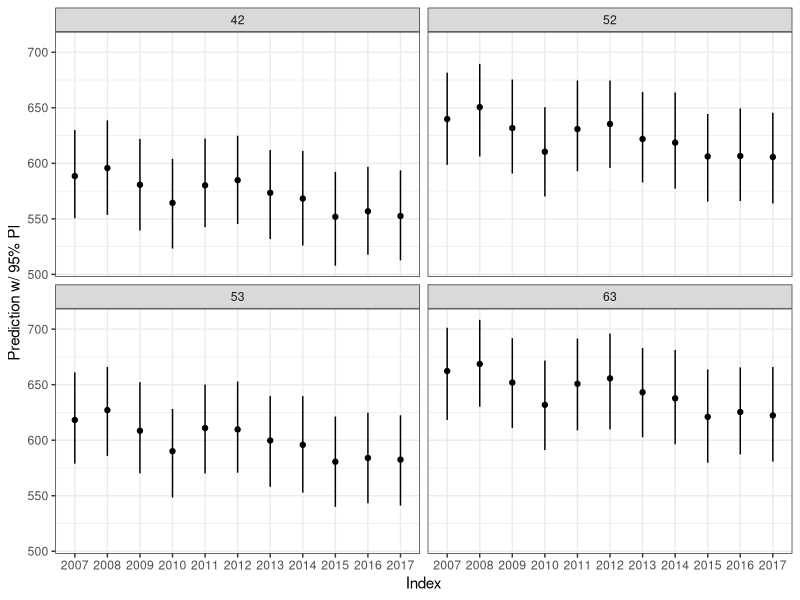

Write R code to recreate this figure.
# HISTORICAL SOCKEYE ANALYSIS - GILBERT & CLEMENS, BILTON, & MODERN NISGA'A DATA
# Created by J Weil DEC 6, 2019
# Adapted from previous script by C Freshwater JAN 21, 2018
# Last revised: ONGOING
# Uses cleaned data generated by NASS_Jan2018_CFedits.R
# to model variability in Sockeye size-at-age from 1914 to 2019
# -------------------------------------------------

library(tidyverse); library(dplyr); library(ggplot2)

# rm(list = ls()) # clear objects 
# setwd("/Users/JacobWeil/Desktop/Sockeye_2019/data/")

gc <- read.csv(here::here("data", "nass_data_GC_trimmed.csv"), stringsAsFactors=F)
#bilt <- read.csv(("nass_data_BILTON.csv"), stringsAsFactors=F)
#monk <- read.csv(("nass_data_MONKLEY.csv"), stringsAsFactors=F)
mod <- read.csv(here::here("data", "nass_data_MOD_trimmed.csv"), stringsAsFactors=F)


## ---------------------- Prepping datasets for models ------------------------


## Make a single, trimmed dataset to compare only the variables we are plotting (FL, DOY, SEX, AGE, YEAR)
gc_trim <- data.frame(gc$FL_mm,gc$DAYOFYR,gc$SEX,gc$AGE,gc$YEAR,
                      dataset = "GC")
colnames(gc_trim) <- c("FL","DOY","SEX","AGE","YEAR", "PER")
#bilt_trim <- data.frame(bilt$FL_mm,bilt$DAYOFYR,bilt$SEX,bilt$AGE,bilt$YEAR)
#colnames(bilt_trim) <- c("FL","DOY","SEX","AGE","YEAR")
#monk_trim <- data.frame(monk$FL_mm,monk$DAYOFYR,monk$SEX,monk$AGE,monk$YEAR)
#colnames(monk_trim) <- c("FL","DOY","SEX","AGE","YEAR")
mod_trim <- data.frame(mod$FL_mm,mod$DAYOFYR,mod$SEX,mod$AGE,mod$YEAR,
                       dataset = "mod")
colnames(mod_trim) <- c("FL","DOY","SEX","AGE","YEAR", "PER")


## Bind datasets ##
#FullDataset <- rbind(gc_trim,bilt_trim,monk_trim,mod_trim)
FullDataset <- rbind(gc_trim,mod_trim) %>% 
  mutate(zDOY = scale(DOY),
         AGE = as.factor(AGE),
         YEAR = as.factor(YEAR),
         PER = as.factor(PER))

## Calculate average DOY of returning fish per year ##
# CF NOTE: Using average DOY isn't necessary, we can just use individual values
# within the model
# DOY_agg <- FullDataset %>%
#   group_by(YEAR) %>%
#   summarise_at(vars(DOY), list(mean = mean), as.factor=TRUE)
# colnames(DOY_agg) <- c("YEAR","DOY_agg")

## Bind DOY_agg with full dataset ##
# full <- merge(FullDataset,DOY_agg, by="YEAR")


## ---------------------- Plotting size trends ------------------------------


## Changes in length through time
# index <- unique(model$dummy)
# pdf(("/Users/JacobWeil/Desktop/Sockeye_2019/figs/linearTrends.pdf"), height=6, width=6)
# for(i in seq_along(index)) {
#   d <- model[model$dummy == index[i], ]
#   p <- ggplot(d, aes(x = as.numeric(YEAR), y = FL, col = as.factor(AGE))) + 
#     geom_point() + 
#     geom_smooth(method = "lm") +
#     ggtitle(index[i])
#   print(p)
# }
# dev.off()

trim_dat <- FullDataset %>% 
  slice(which(row_number() %% 5 == 1))

library(lme4)
library(merTools)

mod1 <- lmer(FL ~ zDOY + SEX + AGE * (1 | YEAR), data = trim_dat)
summary(mod1)

pred_dat <- expand.grid(AGE = c("42", "52", "53", "63"),
                       zDOY = 0,
                       SEX = "M",
                       YEAR = unique(trim_dat$YEAR)[43:53])
preds <- predictInterval(mod1, newdata = pred_dat, n.sims = 999)
dat_out <- cbind(pred_dat, preds)

ggplot(aes(x = YEAR, y=fit, ymin=lwr, ymax=upr), data = dat_out) +
  geom_point() + 
  geom_linerange() +
  labs(x="Index", y="Prediction w/ 95% PI") + 
  theme_bw() +
  facet_wrap(~AGE)
